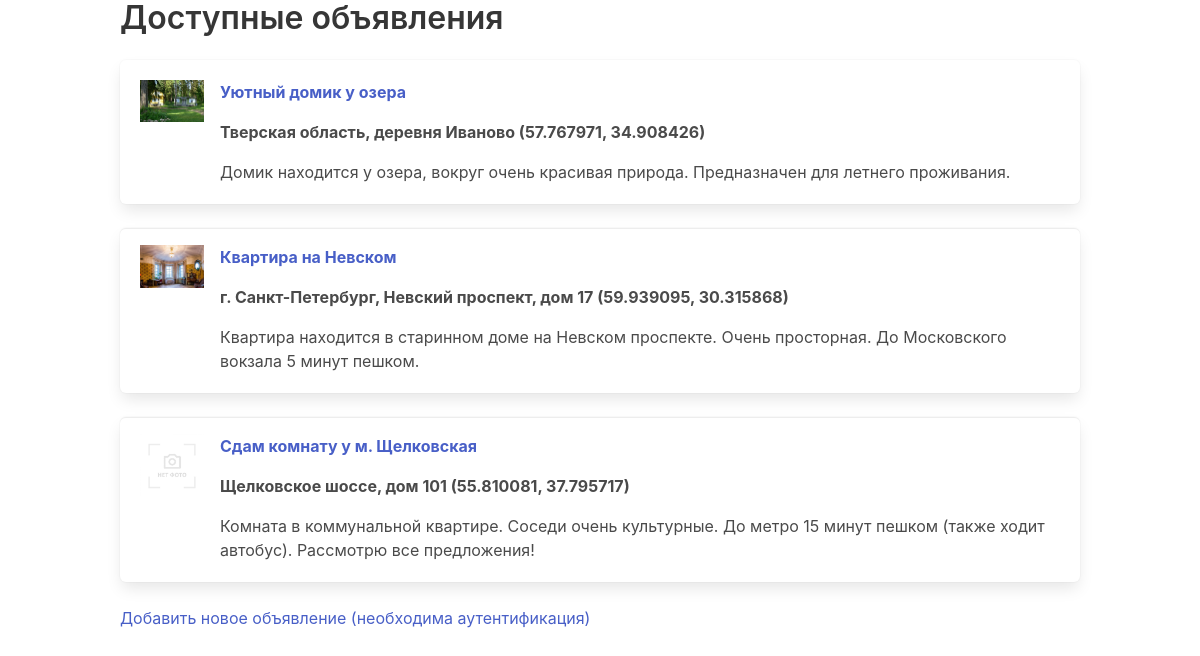
The page / on the database its author committed.
### tables this page shows
CREATE TABLE `realty` (
  `id` int(255) NOT NULL,
  `title` varchar(255) NOT NULL,
  `descr` varchar(1000) NOT NULL,
  `addr` varchar(255) NOT NULL,
  `coord` varchar(255) NOT NULL,
  `ph1` varchar(255) DEFAULT NULL,
  `ph2` varchar(255) DEFAULT NULL,
  `ph3` varchar(255) DEFAULT NULL,
  `kids` tinyint(1) DEFAULT NULL,
  `pets` tinyint(1) DEFAULT NULL,
  `refr` tinyint(1) DEFAULT NULL,
  `tv` tinyint(1) DEFAULT NULL,
  `balc` tinyint(1) DEFAULT NULL,
  `wash` tinyint(1) DEFAULT NULL
);

### php/get_all_realty.php (called while the page is built)
<?php
include "db.php";
$query = "SELECT `id`, `title`, `descr`, `addr`, `coord`, `ph1`, `ph2`, `ph3` FROM `realty`";
$result = mysqli_query($connect, $query);
$realty_all = [];
while ($row = mysqli_fetch_assoc($result)) {
    $realty_all[] = $row;
}

### index.php (the view, shortened to what this page needs)
<?php
include "php/get_all_realty.php"
?>
<!DOCTYPE html>
<html lang="ru">
<head>
    <link rel="stylesheet" href="https://cdnjs.cloudflare.com/ajax/libs/bulma/0.9.0/css/bulma.min.css" />
</head>
<body>
    <div class="container">
        <p class="title">Доступные объявления</p>
        <?php
        foreach($realty_all as $r) {
        $selected_photo = "photos/no_photo.jpg";
        $photos = [$r['ph1'], $r['ph2'], $r['ph3']];
        foreach ($photos as $photo) {
            if ($photo != NULL) {
                $selected_photo = substr($photo, 3);
                break;
            }
        }
        ?>
        <article class="media box">
            <figure class="media-left">
                <p class="image is-64x64">
                    <img src="<?=$selected_photo?>">
                </p>
            </figure>
            <div class="media-content">
                <div class="content">
                <p>
                    <strong><a href="realty.php?id=<?=$r['id']?>"><?=$r['title']?></a></strong>
                    <br>
                    <p><b><?=$r['addr']?> (<?=$r['coord']?>)</b></p>
                    <?=$r['descr']?>
                </p>
                </div>
            </div>
        </article>
        <?php
        }
        ?>
    <a href="new_realty.php">Добавить новое объявление (необходима аутентификация)</a>
    </div>
</body>
</html>

### rows shown on the page
realty: ph1 (picture), title "Уютный домик у озера", addr "Тверская область, деревня Иваново", coord "57.767971, 34.908426", descr "Домик находится у озера, вокруг очень красивая природа. Предназначен для летнего проживания."
realty: shows a picture, title "Квартира на Невском", addr "г. Санкт-Петербург, Невский проспект, дом 17", coord "59.939095, 30.315868", descr "Квартира находится в старинном доме на Невском проспекте. Очень просторная. До Московского вокзала 5 минут пешком."
realty: shows a picture, title "Сдам комнату у м. Щелковская", addr "Щелковское шоссе, дом 101", coord "55.810081, 37.795717", descr "Комната в коммунальной квартире. Соседи очень культурные. До метро 15 минут пешком (также ходит автобус). Рассмотрю все предложения!"
